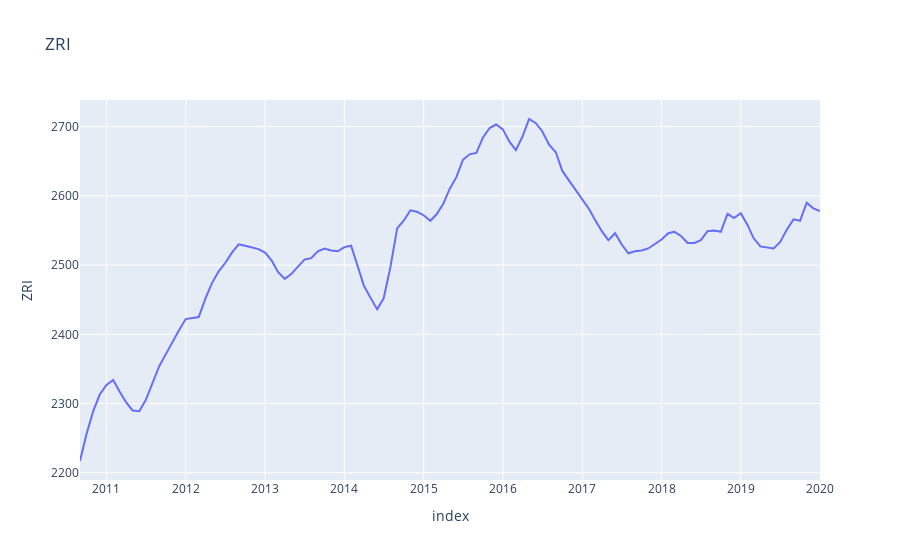

The notebook cell saved with this chart:
### Code cell
fig = px.line(data_frame = Boken, x = 'index',y = 'ZRI', title = 'ZRI')
fig.show()
